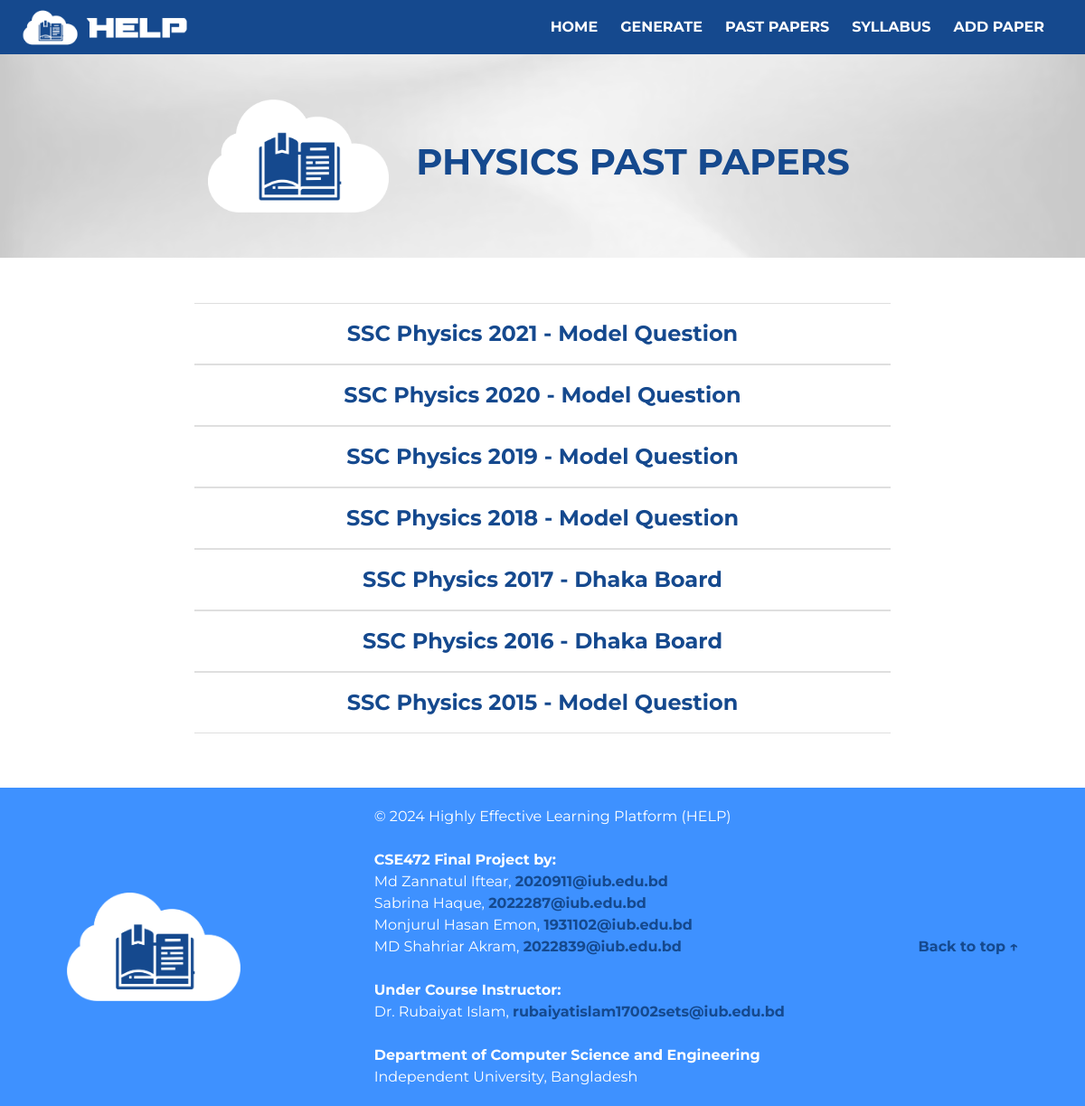
The app's page /pastPaperList.php?subject=physics with its own data.
### tables this page shows
CREATE TABLE `papers` (
  `paperID` int(10) NOT NULL,
  `paperLevel` varchar(10) NOT NULL,
  `paperYear` int(10) NOT NULL,
  `paperSubject` varchar(50) NOT NULL,
  `paperBoard` varchar(30) NOT NULL,
  `paperMarks` varchar(30) NOT NULL,
  `paperTime` varchar(30) NOT NULL,
  `paperNote` varchar(1024) DEFAULT NULL
);

### pastPaperList.php (the view, shortened to what this page needs)
<?php
    $subject='';
    if (isset($_GET['subject'])) {
        $subject = htmlspecialchars($_GET['subject'], ENT_QUOTES, 'UTF-8');
    }
?>
<!DOCTYPE html>
<html lang="en">
    <head>
        <link rel="stylesheet" href="https://cdn.jsdelivr.net/npm/bootstrap@4.3.1/dist/css/bootstrap.min.css">
        <link id="stylesheet" rel="stylesheet" href="styleMain.css">
        <link id="stylesheet" rel="stylesheet" href="stylePPList.css">
    </head>
    <body>
        <?php @include("navbar.php") ?>
        <div class="myContainer">
            <div id="bannerContainer">
              <img src="img/bannerIMG2.png">
              <?php
                    if($subject=="physics"){ echo "<p>Physics Past Papers</p>";}
                    else{ echo "<p>Higher Mathematics Past Papers</p>"; }
                ?>
            </div>
            <div class="row" id="myRow" >
                <div class="col-md-8 mx-auto">
                    <div id="papersContainer">
                        <?php
                            $conn = mysqli_connect('localhost','root','','help_db') or die('connection failed');
                            if($subject=="physics"){
                                $sql = "SELECT paperID, paperYear, paperBoard
                                FROM `papers`
                                WHERE paperSubject='Physics'
                                ORDER BY paperYear DESC";
                                $result = $conn->query($sql);
                                if ($result->num_rows > 0) {
                                    while ($row = $result->fetch_assoc()) {
                                        $paperID = $row["paperID"];
                                        $paperYear = $row["paperYear"];
                                        $paperBoard = $row["paperBoard"];
                                        echo '<a href="pastPaperMAIN.php?paperID='.$paperID.'" class="paperLink">SSC Physics '.$paperYear.' - '.$paperBoard.'</a>';
                                    }
                                } else {
                                    echo "No products found.";
                                }
                            }
                        ?>
                    </div>
                </div>
            </div>
        </div>
        <?php @include("footer.php") ?>
    </body>
</html>

### styleMain.css (style rules this page uses)
* { margin: 0; padding: 0; text-decoration: none; list-style: none; box-sizing: border-box; font-family: 'Montserrat',sans-serif; transition:all .2s linear; }
body, html { margin: 0; padding: 0; scroll-behavior: smooth; }
#bannerContainer { background-color: blue; }
.myContainer { display: flex; flex-direction: column; min-height: 75vh; padding: 60px 0; }
#myRow { margin: 0; }
#bannerContainer { display: flex; justify-content: center; align-items: center; background-image: url("img/bannerBG2.png"); background-position: center; background-repeat: repeat; background-size: cover; padding: 50px 20px; }
#bannerContainer img { max-width: 200px; }
#bannerContainer p { color: #15498e; font-size: 30pt; font-weight: 700; text-transform: uppercase; margin-top: 30px; padding: 0 30px; }

### stylePPList.css (style rules this page uses)
#papersContainer { display: flex; flex-direction: column; justify-content: center; align-items: center; margin-top: 50px; background-color: rgb(223, 223, 223); }
.paperLink { background-color: #fff; width: 100%; text-align: center; padding: 15px 0; margin: 1px 0; font-size: 18pt; font-weight: 700; color:#15498e; }

### records on screen
papers: paperYear "2021", paperBoard "Model Question"
papers: paperYear "2020", paperBoard "Model Question"
papers: paperYear "2019", paperBoard "Model Question"
papers: paperYear "2018", paperBoard "Model Question"
papers: paperYear "2017", paperBoard "Dhaka Board"
papers: paperYear "2016", paperBoard "Dhaka Board"
papers: paperYear "2015", paperBoard "Model Question"
